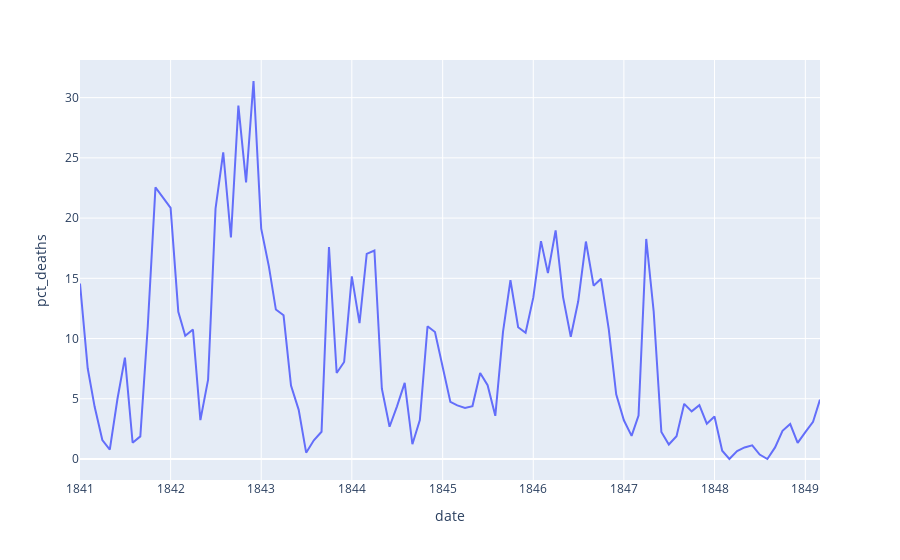
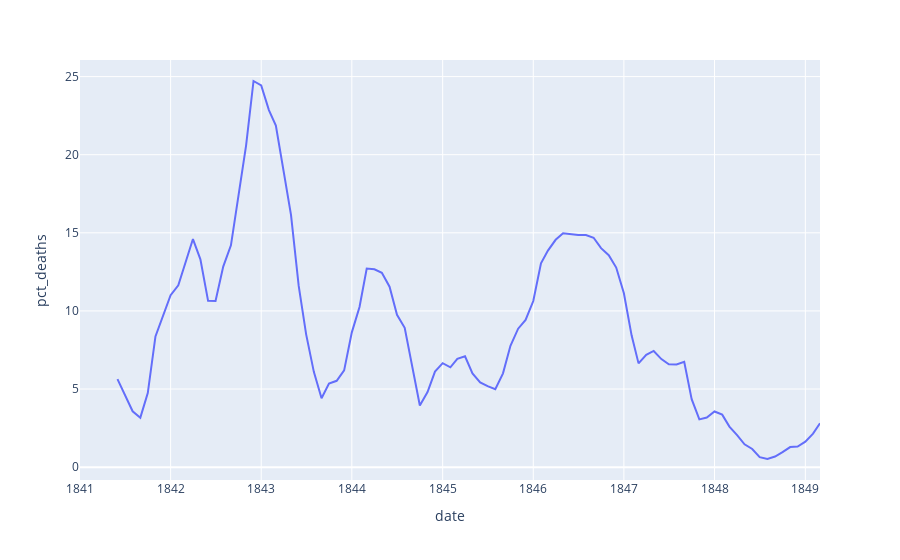

These figures' notebook cell, in order:
### Code cell
rolled = xxx.rolling(6).mean()

px.line(data_frame=df_monthly, x="date", y="pct_deaths").show()
px.line(data_frame=rolled, x=rolled.index, y="pct_deaths")
